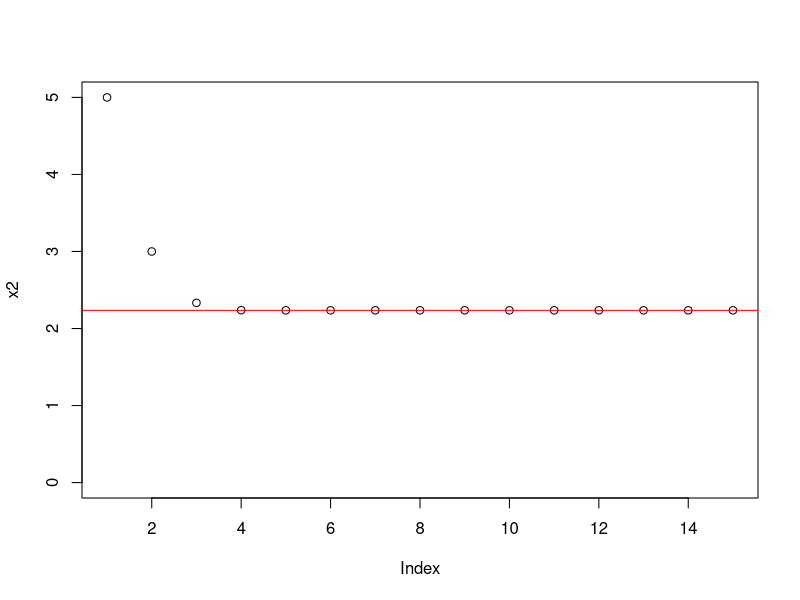

Write R code to recreate this figure.
n<-15
x<-5
x2<-rep(NA,n)
x2[1]<-x
for (i in 2:n) {
  #if ((x-x2[i-1]*x2[i-1])>0) x2[i]<-x2[i-1]+0.01
  #else 
  x2[i]<-x2[i-1]/2+x/(2*x2[i-1])
}
plot(x2,ylim=c(0,x))
abline(h=sqrt(x),col="red")
